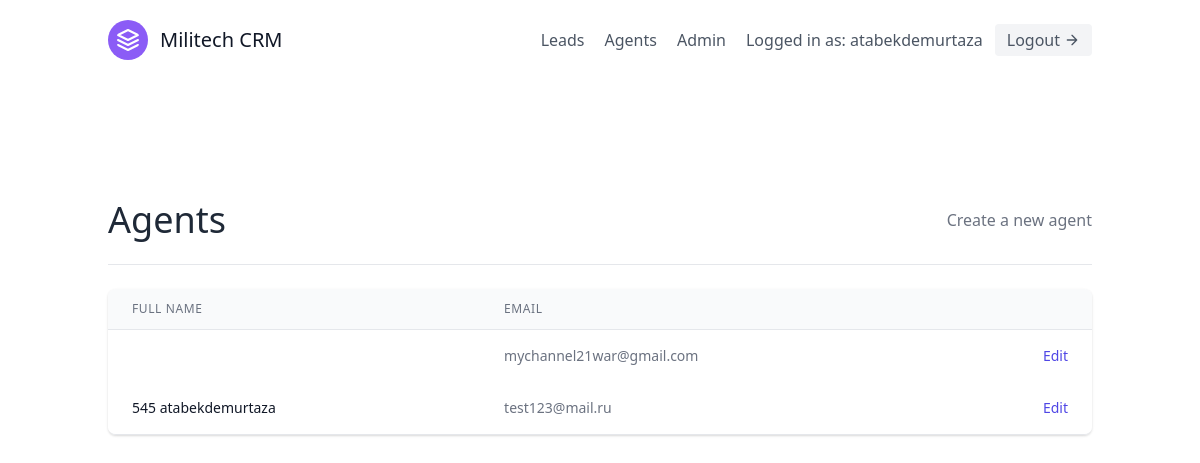
The page /agents/ (signed in) on the database as committed earlier.
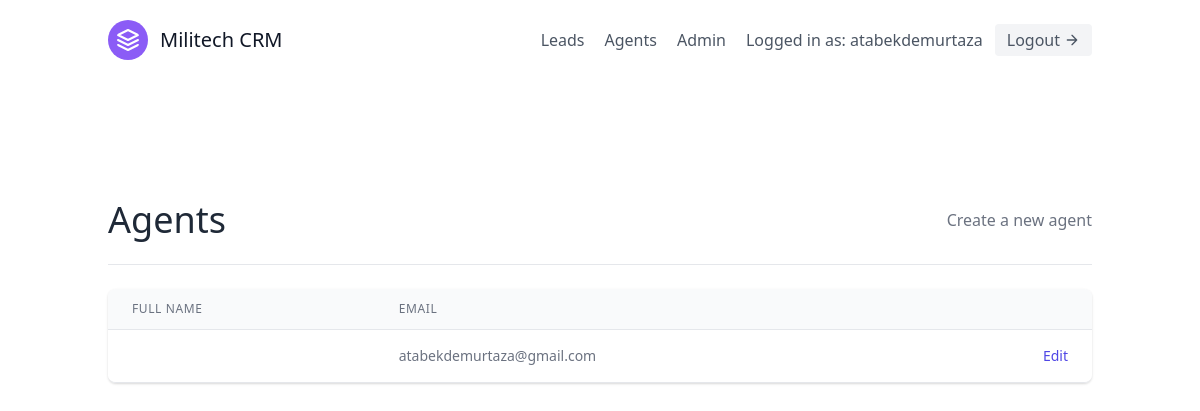
The same page on the database as committed later.
### leads/models.py (models this page shows, shortened)
class Agent(models.Model):
    user = models.OneToOneField(User, on_delete=models.CASCADE)
    organisation = models.ForeignKey(UserProfile, on_delete=models.CASCADE)

class User(AbstractUser):
    is_organisor = models.BooleanField(default=True)
    is_agent     = models.BooleanField(default=False)

### agents/views.py (the view)
# urls.py: path('', AgentListView.as_view(), name='agent-list'),
class AgentListView(OrganisorAndLoginRequiredMixin, generic.ListView):
    template_name = 'agents/agent_list.html'
    def get_queryset(self):
        organisation = self.request.user.userprofile
        return Agent.objects.filter(organisation=organisation)

### agents/mixins.py (called while the page is built)
    def dispatch(self, request, *args, **kwargs):
        if not request.user.is_authenticated or not request.user.is_organisor:
            return redirect("leads:lead-list")
        return super().dispatch(request, *args, **kwargs)

### agents/templates/agents/agent_list.html (shortened to what this page needs)
{% extends 'base.html' %}
{% block content %}
<section class="text-gray-700 body-font">
    <div class="container px-5 py-24 mx-auto flex flex-wrap">
        <div class="w-full mb-6 py-6 flex justify-between items-center border-b border-gray-200">
            <div>
                <h1 class="text-4xl text-gray-800">Agents</h1>
            </div>
            <div>
                <a class="text-gray-500 hover:text-blue-500" href="{% url 'agents:agent-create' %}">Create a new agent</a>
            </div>
        </div>
        <div class="flex flex-col w-full">
            <div class="-my-2 overflow-x-auto sm:-mx-6 lg:-mx-8">
            <div class="py-2 align-middle inline-block min-w-full sm:px-6 lg:px-8">
                <div class="shadow overflow-hidden border-b border-gray-200 sm:rounded-lg">
                <table class="min-w-full divide-y divide-gray-200">
                    <thead class="bg-gray-50">
                        <tr>
                            <th scope="col" class="px-6 py-3 text-left text-xs font-medium text-gray-500 uppercase tracking-wider">
                            Full Name
                            </th>
                            <th scope="col" class="px-6 py-3 text-left text-xs font-medium text-gray-500 uppercase tracking-wider">
                            Email
                            </th>
                            <th scope="col" class="relative px-6 py-3">
                            </th>
                        </tr>
                    </thead>
                    <tbody>
                        {% for agent in object_list %}
                            <tr class="bg-white">
                                <td class="px-6 py-4 whitespace-nowrap text-sm font-medium text-gray-900">
                                    {{ agent.user.first_name }} {{ agent.user.last_name }}
                                </td>
                                <td class="px-6 py-4 whitespace-nowrap text-sm text-gray-500">
                                    {{ agent.user.email }}
                                </td>
                                <td class="px-6 py-4 whitespace-nowrap text-right text-sm font-medium">
                                    <a href="{% url 'agents:agent-update' agent.pk %}" class="text-indigo-600 hover:text-indigo-900">
                                        Edit
                                    </a>
                                </td>
                            </tr>
                        {% empty %}
                        <p>There are currently no agents</p>
                        {% endfor %}
                    </tbody>
                </table>
                </div>
            </div>
            </div>
        </div>
    </div>
    </section>
{% endblock %}

Rows that differ between the two databases and show on the page:
removed Agent: user.first_name "545", user.last_name "atabekdemurtaza", user.email "test123@mail.ru"
changed through a linked row, Agent: user.email "mychannel21war@gmail.com" → "atabekdemurtaza@gmail.com"
